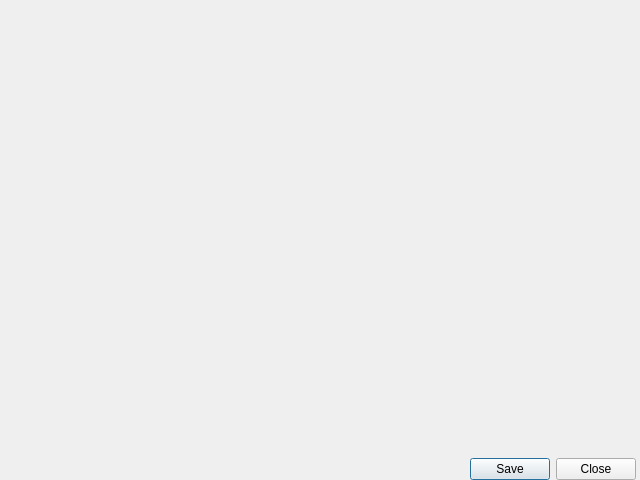
<?xml version="1.0" encoding="UTF-8"?>
<ui version="4.0">
 <class>TableDialog</class>
 <widget class="QDialog" name="TableDialog">
  <property name="geometry">
   <rect>
    <x>0</x>
    <y>0</y>
    <width>640</width>
    <height>480</height>
   </rect>
  </property>
  <property name="windowTitle">
   <string>Table view</string>
  </property>
  <property name="windowIcon">
   <iconset resource="../resources.qrc">
    <normaloff>:/images/images/nix_table.png</normaloff>:/images/images/nix_table.png</iconset>
  </property>
  <layout class="QGridLayout" name="gridLayout">
   <property name="leftMargin">
    <number>4</number>
   </property>
   <property name="topMargin">
    <number>4</number>
   </property>
   <property name="rightMargin">
    <number>4</number>
   </property>
   <property name="bottomMargin">
    <number>0</number>
   </property>
   <item row="0" column="0">
    <widget class="DataTable" name="data_table" native="true"/>
   </item>
   <item row="1" column="0">
    <widget class="QDialogButtonBox" name="buttonBox">
     <property name="orientation">
      <enum>Qt::Horizontal</enum>
     </property>
     <property name="standardButtons">
      <set>QDialogButtonBox::Close|QDialogButtonBox::Save</set>
     </property>
    </widget>
   </item>
  </layout>
 </widget>
 <customwidgets>
  <customwidget>
   <class>DataTable</class>
   <extends>QWidget</extends>
   <header>views/datatable.h</header>
   <container>1</container>
  </customwidget>
 </customwidgets>
 <resources>
  <include location="../resources.qrc"/>
 </resources>
 <connections>
  <connection>
   <sender>buttonBox</sender>
   <signal>accepted()</signal>
   <receiver>TableDialog</receiver>
   <slot>accept()</slot>
   <hints>
    <hint type="sourcelabel">
     <x>248</x>
     <y>254</y>
    </hint>
    <hint type="destinationlabel">
     <x>157</x>
     <y>274</y>
    </hint>
   </hints>
  </connection>
  <connection>
   <sender>buttonBox</sender>
   <signal>rejected()</signal>
   <receiver>TableDialog</receiver>
   <slot>reject()</slot>
   <hints>
    <hint type="sourcelabel">
     <x>316</x>
     <y>260</y>
    </hint>
    <hint type="destinationlabel">
     <x>286</x>
     <y>274</y>
    </hint>
   </hints>
  </connection>
  <connection>
   <sender>buttonBox</sender>
   <signal>clicked(QAbstractButton*)</signal>
   <receiver>TableDialog</receiver>
   <slot>button_clicked(QAbstractButton*)</slot>
   <hints>
    <hint type="sourcelabel">
     <x>319</x>
     <y>457</y>
    </hint>
    <hint type="destinationlabel">
     <x>319</x>
     <y>239</y>
    </hint>
   </hints>
  </connection>
 </connections>
 <slots>
  <slot>button_clicked(QAbstractButton*)</slot>
 </slots>
</ui>
